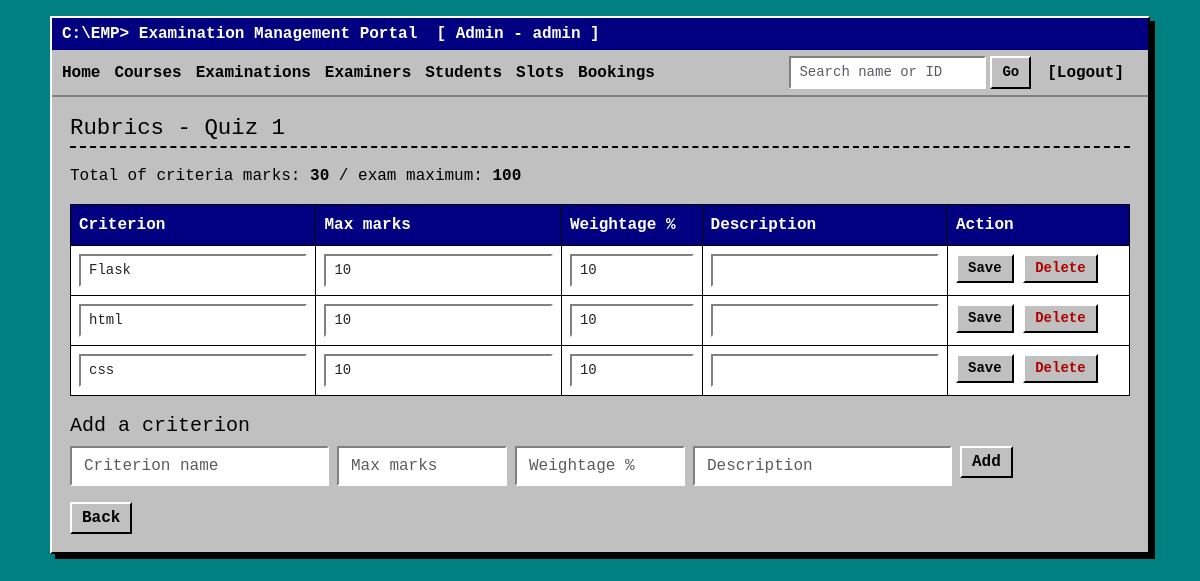
Page /admin/exam/1/rubrics (signed in) on the committed database.
### models.py (models this page shows, shortened)
class Exam(db.Model):
    id = db.Column(db.Integer, primary_key=True)
    course_id = db.Column(db.Integer, db.ForeignKey("course.id"), nullable=False)
    examiner_id = db.Column(db.Integer, db.ForeignKey("user.id"))
    name = db.Column(db.String(100), nullable=False)
    exam_type = db.Column(db.String(30), nullable=False)
    duration = db.Column(db.Integer, nullable=False)
    max_marks = db.Column(db.Integer, nullable=False)
    slot_start = db.Column(db.Date, nullable=False)
    slot_end = db.Column(db.Date, nullable=False)
    book_start = db.Column(db.Date, nullable=False)
    book_end = db.Column(db.Date, nullable=False)
    status = db.Column(db.String(20), default="Draft")
    course = db.relationship("Course", backref="exams")
    examiner = db.relationship("User")

class Rubric(db.Model):
    id = db.Column(db.Integer, primary_key=True)
    exam_id = db.Column(db.Integer, db.ForeignKey("exam.id"), nullable=False)
    name = db.Column(db.String(100), nullable=False)
    max_marks = db.Column(db.Integer, nullable=False)
    weightage = db.Column(db.Integer, default=0)              # in percent
    description = db.Column(db.String(300))
    exam = db.relationship("Exam", backref="rubrics")

### routes/admin.py (the view)
@admin.route("/exam/<int:id>/rubrics", methods=["GET", "POST"])
@login_required("admin")
def rubrics(id):
    exam = db.get_or_404(Exam, id)
    if request.method == "POST":
        f = request.form
        db.session.add(Rubric(exam_id=id, name=f["name"], max_marks=int(f["max_marks"]),
                              weightage=int(f["weightage"] or 0), description=f["description"]))
        db.session.commit()
        flash("Criterion added.")
    return render_template("admin/rubrics.html", exam=exam)

### app.py (called while the page is built)
@app.context_processor
def inject_user():
    return {"role": session.get("role"), "user_name": session.get("name")}

### helpers.py (called while the page is built)
def login_required(role):
    def decorator(page):
        @wraps(page)
        def wrapper(*args, **kwargs):
            if session.get("role") != role:
                flash("Please log in with the correct account.")
                return redirect(url_for("auth.login"))
            return page(*args, **kwargs)
        return wrapper
    return decorator

### templates/admin/rubrics.html (shortened to what this page needs)
{% extends "base.html" %}
{% block content %}
<h2>Rubrics - {{ exam.name }}</h2>
<p>Total of criteria marks: <b>{{ exam.rubrics|sum(attribute='max_marks') }}</b> / exam maximum: <b>{{ exam.max_marks }}</b></p>
<table class="table table-bordered">
  <tr><th>Criterion</th><th>Max marks</th><th>Weightage %</th><th>Description</th><th>Action</th></tr>
  {% for r in exam.rubrics %}
  <tr>
    <td><input form="r{{ r.id }}" class="form-control form-control-sm" name="name" value="{{ r.name }}" required></td>
    <td><input form="r{{ r.id }}" class="form-control form-control-sm" type="number" min="1" name="max_marks" value="{{ r.max_marks }}" required></td>
    <td><input form="r{{ r.id }}" class="form-control form-control-sm" type="number" min="0" max="100" name="weightage" value="{{ r.weightage }}"></td>
    <td><input form="r{{ r.id }}" class="form-control form-control-sm" name="description" value="{{ r.description or '' }}"></td>
    <td>
      <button form="r{{ r.id }}" class="btn btn-sm">Save</button>
      <button form="r{{ r.id }}" class="btn btn-sm btn-danger" formaction="{{ url_for('admin.rubric_delete', id=r.id) }}">Delete</button>
    </td>
  </tr>
  {% else %}
  <tr><td colspan="5">No criteria yet.</td></tr>
  {% endfor %}
</table>
<h5>Add a criterion</h5>
<form method="post" class="row g-2">
  <div class="col-md-3"><input class="form-control" name="name" placeholder="Criterion name" required></div>
  <div class="col-md-2"><input class="form-control" type="number" min="1" name="max_marks" placeholder="Max marks" required></div>
  <div class="col-md-2"><input class="form-control" type="number" min="0" max="100" name="weightage" placeholder="Weightage %"></div>
  <div class="col-md-3"><input class="form-control" name="description" placeholder="Description"></div>
  <div class="col-md-2"><button class="btn">Add</button></div>
</form>
<a class="btn mt-3" href="{{ url_for('admin.exams') }}">Back</a>
{% endblock %}

### static/style.css (style rules this page uses)
html { background: #008080; color-scheme: only light; }
body { background: #008080; min-height: 100vh; font-family: "Courier New", Courier, monospace; color: #000; padding: 16px; }
h2 { font-size: 1.4rem; border-bottom: 2px dashed #000; padding-bottom: 4px; margin-bottom: 16px; }
h5 { margin-top: 18px; }
a { color: #0000ee; }
.btn { background: #c0c0c0; color: #000; border: 2px solid; border-color: #fff #000 #000 #fff; border-radius: 0; font-family: inherit; font-weight: bold; padding: 2px 10px; }
.btn-danger { color: #b00000; }
.form-control, .form-select { background: #fff; border: 2px solid; border-color: #808080 #fff #fff #808080; border-radius: 0; font-family: inherit; }
.table { background: #fff; border-color: #000; margin-bottom: 8px; }
.table th { background: #000080; color: #fff; }

### rows in the picture
Exam: name "Quiz 1", max_marks "100"
Rubric: name "Flask", max_marks "10", weightage "10"
Rubric: name "html", max_marks "10", weightage "10"
Rubric: name "css", max_marks "10", weightage "10"

### other values in the picture
{{ user_name }} "Admin"
{{ role }} "admin"
{{ exam.rubrics|sum(attribute='max_marks') }} "30"
